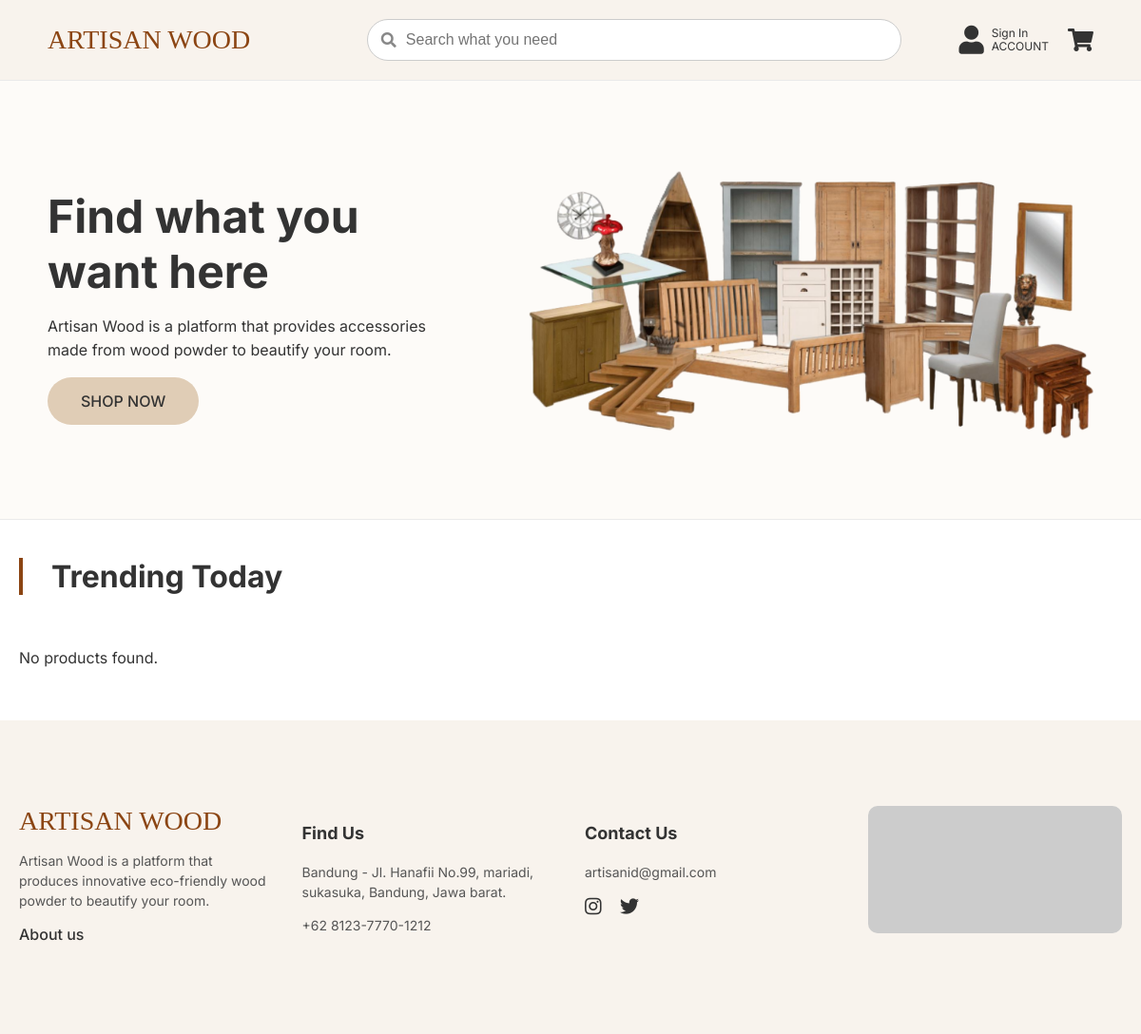
Before: / with the older database file.
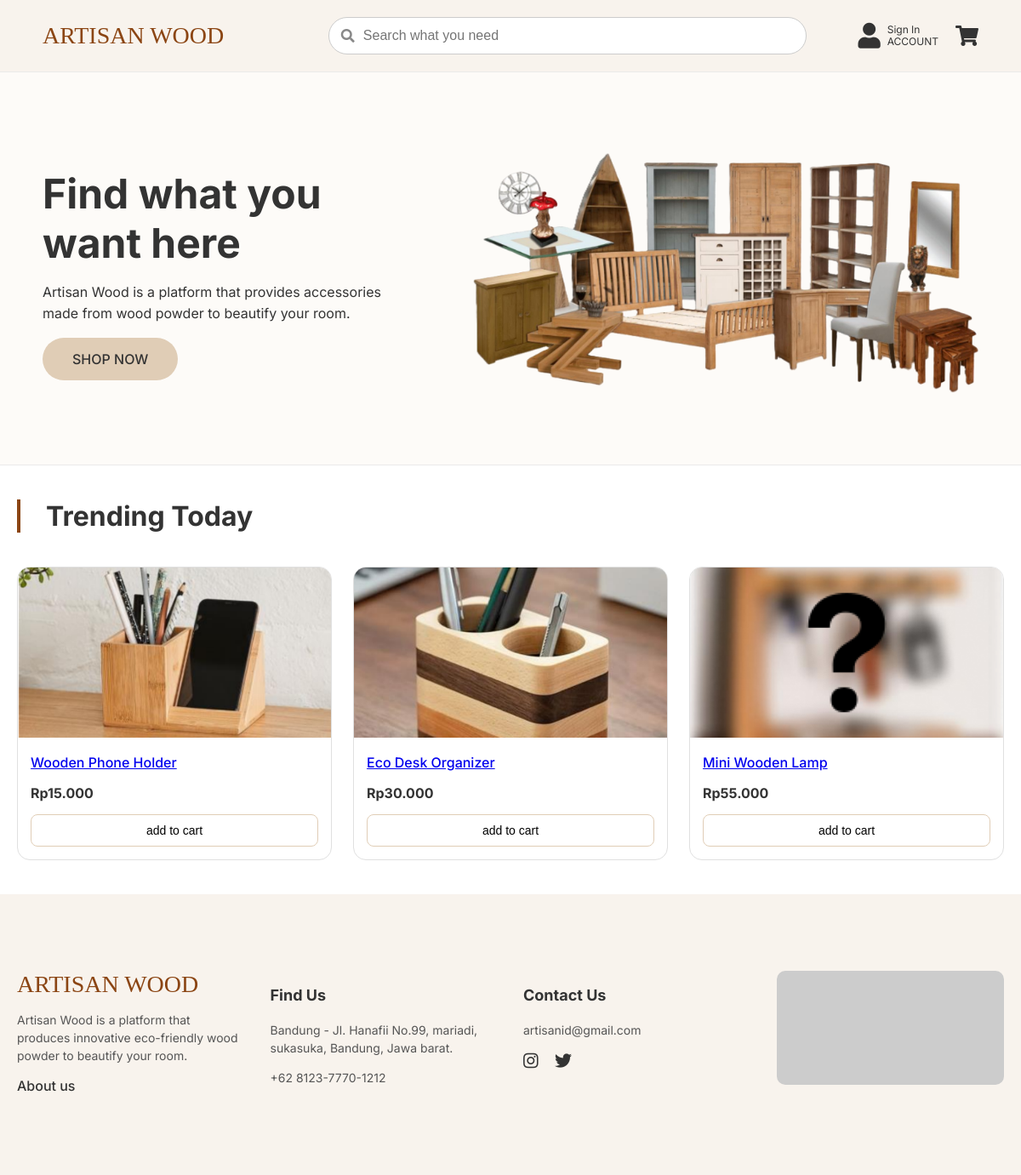
After: the same page with the newer database file.
### tables this page shows
CREATE TABLE `products` (
  `id` int(11) NOT NULL,
  `name` varchar(255) NOT NULL,
  `description` text DEFAULT NULL,
  `price` decimal(10,2) NOT NULL,
  `image` varchar(255) DEFAULT NULL,
  `stock` int(11) DEFAULT 0,
  `created_at` timestamp NOT NULL DEFAULT current_timestamp()
);

### index.php (the view, shortened to what this page needs)
<?php include 'db_connect.php'; ?>
<!DOCTYPE html>
<html lang="id">
<head>
    <link rel="stylesheet" href="https://cdnjs.cloudflare.com/ajax/libs/font-awesome/6.0.0-beta3/css/all.min.css">
    <link rel="stylesheet" href="./assets/css/style.css">
</head>
<body>
<?php include 'header.php'; ?>
<main>
    <section class="hero">
        <div class="hero-text">
            <h1>Find what you want here</h1>
            <p>Artisan Wood is a platform that provides accessories made from wood powder to beautify your room.</p>
            <a href="#" class="btn-shop">SHOP NOW</a>
        </div>
        <div class="hero-image">
            <img src="assets/images/Gambar-6.png" alt="Furniture collection">
        </div>
    </section>
    <section class="trending container">
        <h2>Trending Today</h2>
        <div class="product-grid">
            <?php
            $sql = "SELECT * FROM products";
            $result = $conn->query($sql);
            if ($result->num_rows > 0) {
                while ($row = $result->fetch_assoc()) {
                    echo '<div class="product-card">';
                    echo '<a href="product.php?id=' . $row['id'] . '">';
                    echo '<img src="' . $row['image'] . '" alt="' . htmlspecialchars($row['name']) . '">';
                    echo '</a>';
                    echo '<div class="product-card-info">';
                    echo '<a href="product.php?id=' . $row['id'] . '">';
                    echo '<h3>' . htmlspecialchars($row['name']) . '</h3>';
                    echo '</a>';
                    echo '<p class="price">Rp' . number_format($row['price'], 0, ',', '.') . '</p>';
                    echo '<form action="cart.php" method="POST">';
                    echo '<button type="submit" class="btn-action">add to cart</button>';
                    echo '</form>';
                    echo '</div></div>';
                }
            } else {
                echo "<p>No products found.</p>";
            }
            ?>
        </div>
    </section>
</main>
<?php include 'footer.php'; ?>
</body>
</html>

### header.php (shortened to what this page needs)
<head>
    <link rel="stylesheet" href="/assets/css/style.css">
    <link rel="stylesheet" href="https://cdnjs.cloudflare.com/ajax/libs/font-awesome/5.15.3/css/all.min.css">
</head>
<header class="main-header">
    <div class="logo" onclick="window.location.href='/index.php'">ARTISAN WOOD</div>
    <div class="search-bar">
        <i class="fas fa-search"></i>
        <input type="text" placeholder="Search what you need">
    </div>
    <div class="user-actions">
        <?php if (isset($_SESSION['user_id'])) :
            $firstName = explode(' ', htmlspecialchars($_SESSION['name']))[0];
        ?>
            <div class="account">
                <a href="#">
                    <i class="fas fa-user"></i>
                    <span>Hello, <?= $firstName; ?></span>
                </a>
                <div class="dropdown-content">
                    <a href="./profile.php">Profile</a>
                    <a href="./logout.php">Logout</a>
                </div>
            </div>
        <?php else : ?>
            <a href="./signin.php" class="account">
                <i class="fas fa-user"></i>
                <span>Sign In<br>ACCOUNT</span>
            </a>
        <?php endif; ?>
        <a href="./cart.php" class="cart">
            <i class="fas fa-shopping-cart"></i>
        </a>
    </div>
</header>

### footer.php
<head>
    <link rel="stylesheet" href="./assets/css/style.css">
</head>
<footer class="main-footer">
    <div class="footer-content container">
        <div class="footer-about">
            <div class="logo">ARTISAN WOOD</div>
            <p>Artisan Wood is a platform that produces innovative eco-friendly wood powder to beautify your room.</p>
            <a href="about.php">About us</a>
        </div>
        <div class="footer-find-us">
            <h3>Find Us</h3>
            <p>Bandung - Jl. Hanafii No.99, mariadi, sukasuka, Bandung, Jawa barat.</p>
            <p>+62 8123-7770-1212</p>
        </div>
        <div class="footer-contact">
            <h3>Contact Us</h3>
            <p>artisanid@gmail.com</p>
            <div class="social-icons">
                <a href="#"><i class="fab fa-instagram"></i></a>
                <a href="#"><i class="fab fa-twitter"></i></a>
            </div>
        </div>
        <div class="footer-gallery">
            <img src="https://placehold.co/400x200/d3c1ae/FFFFFF?text=Products" alt="Footer gallery image">
        </div>
    </div>
</footer>

### assets/css/style.css (style rules this page uses)
body, html { margin: 0; padding: 0; font-family: 'Inter', sans-serif; background-color: #FFFFFF; color: #333; }
.container { max-width: 1200px; margin: 0 auto; padding: 20px; }
.main-header { display: flex; justify-content: space-between; align-items: center; padding: 20px 50px; background-color: #F8F3ED; border-bottom: 1px solid #EAEAEA; }
.logo { font-family: 'Playfair Display', serif; font-size: 28px; color: #8B4513; }
.search-bar { position: relative; flex-grow: 1; max-width: 500px; margin: 0 40px; }
.search-bar input { width: 100%; padding: 12px 20px 12px 40px; border-radius: 25px; border: 1px solid #ccc; font-size: 16px; }
.search-bar .fa-search { position: absolute; left: 15px; top: 50%; transform: translateY(-50%); color: #888; }
.user-actions { display: flex; align-items: center; }
.user-actions .account { display: flex; align-items: center; text-decoration: none; color: #333; margin-right: 20px; }
.user-actions .account i { font-size: 24px; margin-right: 8px; }
.user-actions .account span { font-size: 12px; line-height: 1.2; }
.user-actions .cart i { font-size: 24px; color: #333; }
.hero { display: flex; align-items: center; justify-content: space-between; padding: 60px 50px; background-color: #FDFBF8; animation: fadeIn 0.5s ease-out; }
.hero-text { max-width: 400px; }
.hero-text h1 { font-size: 48px; font-weight: 700; line-height: 1.2; margin: 0 0 15px 0; }
.hero-text p { font-size: 16px; line-height: 1.6; margin-bottom: 30px; }
.hero-text .btn-shop { background-color: #E0CDB6; color: #333; padding: 15px 35px; text-decoration: none; border-radius: 25px; font-weight: 500; transition: background-color 0.3s ease; }
.hero-image img { max-width: 600px; }
.trending { padding: 60px 20px; border-top: 1px solid #eaeaea; animation: fadeIn 0.6s ease-out; }
.trending h2 { font-size: 32px; font-weight: 700; padding-left: 30px; border-left: 4px solid #8B4513; margin-bottom: 40px; }
.product-grid { display: grid; grid-template-columns: repeat(auto-fit, minmax(220px, 1fr)); gap: 25px; }
.product-card { border: 1px solid #e0e0e0; border-radius: 15px; overflow: hidden; text-align: left; transition: box-shadow 0.3s ease; }
.product-card img { width: 100%; height: 200px; object-fit: cover; background-color: #f5f5f5; }
.product-card-info { padding: 15px; }
.product-card h3 { font-size: 16px; margin: 0 0 8px 0; font-weight: 500; }
.product-card .price { font-size: 16px; font-weight: bold; margin-bottom: 15px; }
.product-card .btn-action { width: 100%; padding: 10px; border-radius: 8px; border: 1px solid #E0CDB6; background-color: #fff; cursor: pointer; font-size: 14px; transition: background-color 0.3s ease, color 0.3s ease; }
.main-footer { background-color: #F8F3ED; padding: 50px 0; color: #555; }
.footer-content { display: flex; justify-content: space-between; flex-wrap: wrap; gap: 30px; }
.footer-content > div { flex: 1; min-width: 220px; }
.footer-about .logo { margin-bottom: 15px; }
.footer-about p { font-size: 14px; line-height: 1.5; margin-bottom: 15px; }
.footer-about a { color: #333; text-decoration: none; font-weight: 500; }
.footer-content h3 { font-size: 18px; margin-bottom: 20px; color: #333; }
.footer-content p { font-size: 14px; line-height: 1.5; }
.social-icons a { color: #333; margin-right: 15px; font-size: 20px; }
.footer-gallery img { width: 100%; border-radius: 10px; }
.container { max-width: 1200px; margin: 0 auto; padding: 40px 20px; }
main h1 { font-size: 36px; margin-bottom: 30px; }
main h1 { font-size: 36px; margin-bottom: 40px; }
h2 { font-size: 20px; margin-bottom: 20px; }
.price { font-size: 28px; font-weight: 700; }
body, html { margin: 0; padding: 0; font-family: 'Inter', sans-serif; background-color: #FDFBF8; color: #333; }
.main-header { padding: 20px 50px; background-color: #F8F3ED; }
.logo { font-family: 'Playfair Display', serif; font-size: 28px; color: #8B4513; cursor: pointer; }
h2 { margin-top: 0; font-size: 24px; font-weight: 700; }
.user-actions .account i { font-size: 30px; margin-right: 8px; }

### header.php (style rules this page uses)
.account { position: relative; }

Changed rows visible on the page:
added products: image (picture), name "Wooden Phone Holder", price "15.000"
added products: image (picture), name "Eco Desk Organizer", price "30.000"
added products: image (picture), name "Mini Wooden Lamp", price "55.000"
Other visible differences:
text no longer shown: "No products found."
